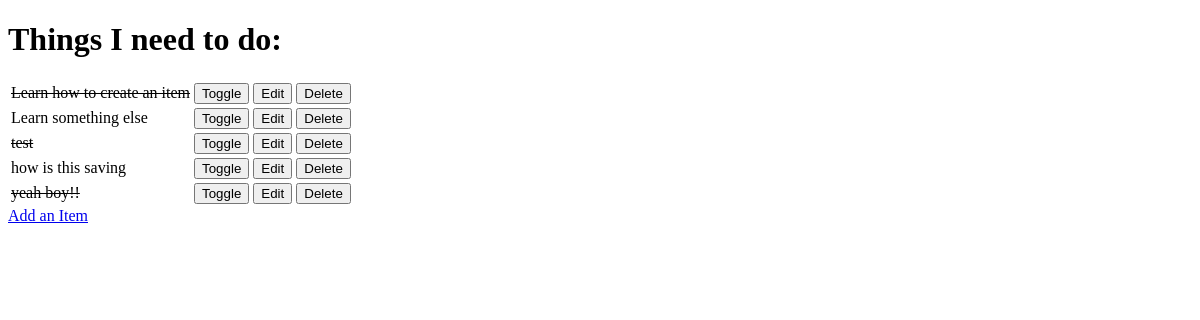
/, run on an earlier commit of the app's database.
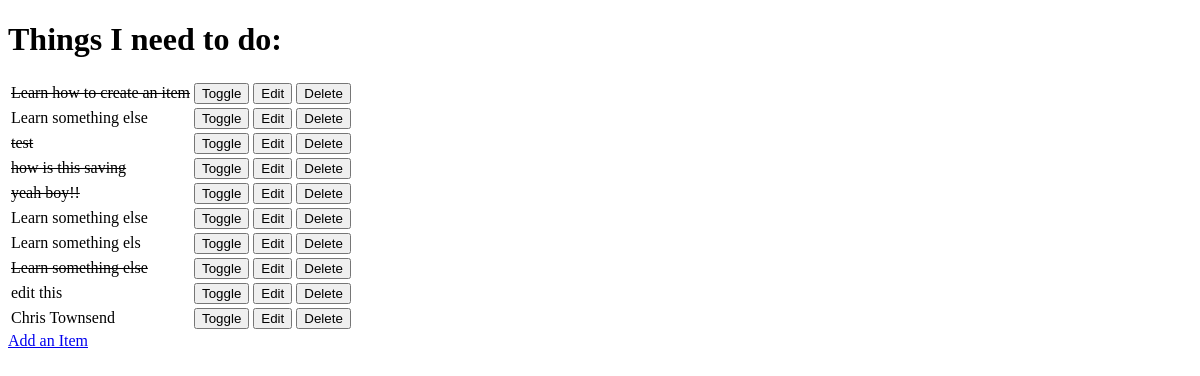
And on a later commit of the database.
### todo/models.py (models this page shows, shortened)
class Item(models.Model):
    name = models.CharField(max_length=50, null=False, blank=False)
    done = models.BooleanField(null=False, blank=False, default=False)

### todo/views.py (the view)
# urls.py: path('', views.get_todo_list, name='get_todo_list'),
def get_todo_list(request):
    items = Item.objects.all()
    context = {
        'items': items
    }
    return render(request, 'todo/todo_list.html', context)

### todo/templates/todo/todo_list.html (shortened to what this page needs)
<!DOCTYPE html>
<html lang="en">
<head>
</head>
<body>
    <h1>Things I need to do:</h1>
    <table>
            {% for item in items %}
            <tr>
                {% if item.done %}
                <td><strike>{{ item.name }}</strike></td>
                {% else %}
                <td>{{ item.name }}</td>
                {% endif%}
                <td>
                    <a>
                        <a href = "/toggle/{{ item.id }}">
                        <button>Toggle</button>
                    </a>
                </td>
                <td>
                    <a>
                        <a href = "/edit/{{ item.id }}">
                        <button>Edit</button>
                    </a>
                </td>
                <td>
                    <a>
                        <a href = "/delete/{{ item.id }}">
                        <button>Delete</button>
                    </a>
                </td>
             </tr>
             {% empty %}
             <tr><td>You have nothing to do.</td></tr>
            {% endfor %}
    </table>
    <a href="/add">Add an Item</a>
</body>
</html>

What changed in the data, as far as the page shows it:
changed Item "how is this saving": done False → True (drawn)
added Item: name "Learn something else"
added Item: name "Learn something els"
added Item: name "Learn something else"
added Item: name "edit this"
added Item: name "Chris Townsend"
